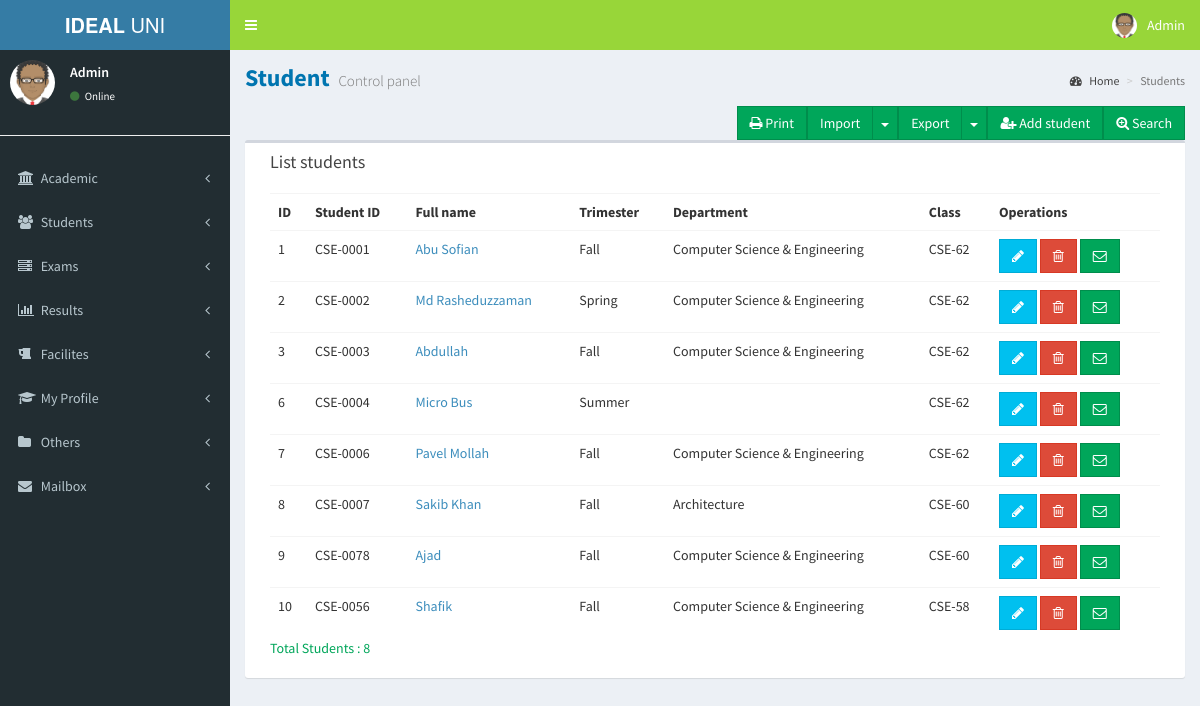
Page /students.php (signed in) on the committed database.
### tables this page shows
CREATE TABLE `student` (
  `id` int(11) NOT NULL,
  `studentid` varchar(30) NOT NULL,
  `name` varchar(50) NOT NULL,
  `email` varchar(50) NOT NULL,
  `password` varchar(200) NOT NULL,
  `phone` varchar(20) NOT NULL,
  `gender` varchar(50) NOT NULL,
  `father` varchar(50) NOT NULL,
  `mother` varchar(50) NOT NULL,
  `parentphone` varchar(50) NOT NULL,
  `address` text NOT NULL,
  `class` varchar(50) NOT NULL,
  `department` varchar(200) NOT NULL,
  `trimester` varchar(200) NOT NULL,
  `transport` varchar(200) NOT NULL,
  `joindate` date NOT NULL,
  `datetime` datetime NOT NULL
);

### students.php (the view, shortened to what this page needs)
<?php
include("header.php");
include("leftsidebar.php");
?>
<div class="content-wrapper">
    <section class="content-header">
        <h1>
            Student
            <small>Control panel</small>
        </h1>
        <ol class="breadcrumb">
            <li><a href="#"><i class="fa fa-dashboard" ></i> Home</a></li>
            <li class="active">Students</li>
        </ol>
    </section>
    <section class="content ng-scope">
        <a href=" students.php?search=yes"  class="floatRTL btn btn-success btn-flat pull-right marginBottom15 no-print "><i class="fa fa-search-plus"></i>  Search</a>
        <a href=" students.php?addstudent=yes"  class="floatRTL btn btn-success btn-flat pull-right marginBottom15 no-print "><i class="fa fa-user-plus"></i>  Add student</a>
        <div class="btn-group pull-right no-print">
            <button type="button" class="btn btn-success btn-flat ">Export</button>
            <button type="button" class="btn btn-success btn-flat dropdown-toggle" data-toggle="dropdown">
                <span class="caret"></span>
            </button>
        </div>
        <div class="btn-group pull-right no-print">
            <button type="button" class="btn btn-success btn-flat ">Import</button>
            <button type="button" class="btn btn-success btn-flat dropdown-toggle" data-toggle="dropdown">
                <span class="caret"></span>
            </button>
        </div>
        <a href="javascript:window.print()" class="floatRTL btn btn-success btn-flat pull-right marginBottom15 no-print "> <i class="fa fa-print" aria-hidden="true"></i> Print</a>
        <div class="box col-xs-12">
            <div class="box-header">
                <h3 class="box-title ">List students</h3>
            </div>
            <div class="box-body table-responsive">
                <table class="table table-hover">
                    <tbody><tr>
                            <th class="">ID</th>
                            <th class="">Student ID</th>
                            <th class="">Full name</th>
                            <th class="">Trimester</th>
                            <th class="">Department</th>
                            <th class="">Class</th>
                            <th class="no-print ">Operations</th>
                        </tr>
                        <?php
                        if(isset($_POST['search'])){
                            $con="";
                            $batch=$_POST['batch'];
                            $department=$_POST['department'];
                            $trimester=$_POST['trimester'];
                              if(!empty($batch) && empty($department) && empty($trimester) ){
                                  $sql = "SELECT * FROM student  where class='$batch'";
                              }elseif(empty($batch) && !empty($department) && empty($trimester) ){
                                  $sql = "SELECT * FROM student  where department='$department'";
                              } elseif(empty($batch) && empty($department) && !empty($trimester) ){
                                  $sql = "SELECT * FROM student  where trimester='$trimester'";
                              }elseif(empty($batch) && !empty($department) && !empty($trimester) ){
                                  $sql = "SELECT * FROM student  where department='$department' and trimester='$trimester'";
                              }elseif(!empty($batch) && !empty($department) && !empty($trimester) ){
                                  $sql = "SELECT * FROM student  where class='$batch' and department='$department' and trimester='$trimester'";
                              }
                              else{
                                    $sql = "SELECT * FROM student";
                              }
                        }else{
                        $sql = "SELECT * FROM student";
                        }
                        $result = $conn->query($sql);
                        if ($result->num_rows > 0) {
                            while ($row = $result->fetch_assoc()) {
                                $id = $row["id"];
                                ?>
                                <tr total-items="totalItems" ng-repeat="student in students| itemsPerPage:20" class="ng-scope">
                                    <td class=""><?= $row["id"]; ?></td>
                                    <td class=""><?= $row["studentid"]; ?></td>
                                    <td>
                                        <a href="students.php?id=<?= $id; ?>&viewstudent=yes" class=""><?= $row["name"]; ?></a>
                                    </td>
                                    <td class=""><?= $row["trimester"]; ?></td>
                                    <td class=""><?= $row["department"]; ?></td>
                                    <td class=""><?= $row["class"]; ?></td>
                                    <td class="no-print">
                                        <a  href="students.php?id=<?= $id; ?>&editstudent=yes"  class="btn btn-info btn-flat" title="" tooltip="" data-original-title="Edit"><i class="fa fa-pencil"></i></a>
                                        <a href="students.php?id=<?= $id; ?>&deletestudent=yes" type="button" class="btn btn-danger btn-flat" title="" tooltip="" data-original-title="Remove"><i class="fa fa-trash-o"></i></a>
                                        <a href="students.php?id=<?= $id; ?>&sendmessage=yes" type="button" class="btn btn-success btn-flat" title="" tooltip="" data-original-title="Remove"><i class="fa fa-envelope-o"></i></a>
                                    </td>
                                </tr>
                                <?php
                            }
                        } else {
                            echo ' <tr   class="ng-hide"><td class="noTableData " colspan="5">No Students</td></tr>';
                        }
                        ?>
                    </tbody></table>
                <p class="text-green">Total Students : <?=$result->num_rows;?></p>
            </div>
        </div>
    </section>
</div>
<?php
include("footer.php");
?>

### rows in the picture
student: id "1", studentid "CSE-0001", name "Abu Sofian", trimester "Fall", department "Computer Science & Engineering", class "CSE-62"
student: id "2", studentid "CSE-0002", name "Md Rasheduzzaman", trimester "Spring", department "Computer Science & Engineering", class "CSE-62"
student: id "3", studentid "CSE-0003", name "Abdullah", trimester "Fall", department "Computer Science & Engineering", class "CSE-62"
student: id "6", studentid "CSE-0004", name "Micro Bus", trimester "Summer", class "CSE-62"
student: id "7", studentid "CSE-0006", name "Pavel Mollah", trimester "Fall", department "Computer Science & Engineering", class "CSE-62"
student: id "8", studentid "CSE-0007", name "Sakib Khan", trimester "Fall", department "Architecture", class "CSE-60"
student: id "9", studentid "CSE-0078", name "Ajad", trimester "Fall", department "Computer Science & Engineering", class "CSE-60"
student: id "10", studentid "CSE-0056", name "Shafik", trimester "Fall", department "Computer Science & Engineering", class "CSE-58"

### other values in the picture
$LOGIN_NAME "Admin"
$result->num_rows "8"
